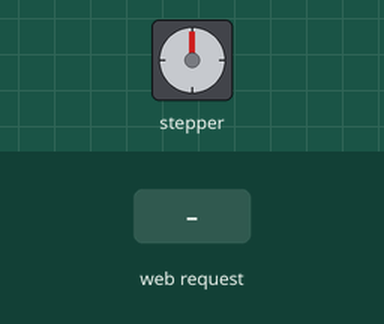
Simulated run of this sketch. Board: ESP8266 (NodeMCU). Parts: stepper motor. The test bench sets the inputs (shaded band). WiFi joins after 1.5 s; servers stay silent unless stated; storage starts empty; EEPROM starts erased; stepper angles assume 200 steps per turn; what the sketch prints to the serial monitor is not drawn.

Above: at 2.7 s.
2.8 s: HTTP request GET /?cmd=BUTTONUP received
At 3.58 s:
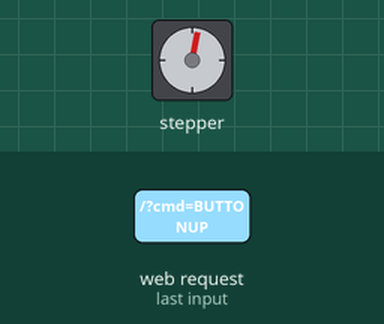
8.8 s: HTTP request GET /?cmd=BUTTONDOWN received
11.8 s: HTTP request GET /?cmd=BUTTONSTOP received
At 11.8 s:
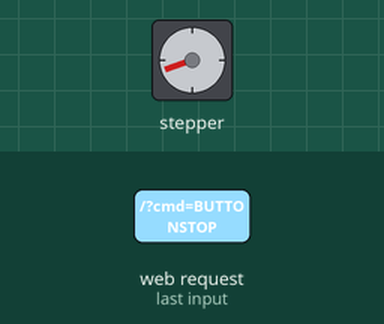
14.8 s: HTTP request GET /?cmd=BUTTONUP received
At 15.17 s:
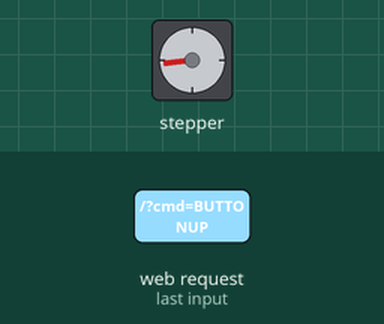
Timing chart, 0 to 18.8 s (numbered marks = the images above; inputs shaded):
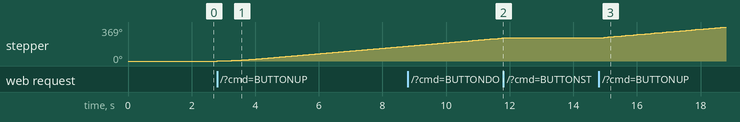

The sketch:

roller.ino
```cpp
#include <WiFiClient.h>
#include <ESP8266WebServer.h>
#include <AccelStepper.h>
#include <WiFiUdp.h>
#include <ESP_EEPROM.h>
#include <FS.h>
#include <ESP8266HTTPClient.h>


HTTPClient http;

unsigned int localPort = 2390;

#define dirPin D4
#define stepPin D3
#define ssid      "etsgroup"
#define password  "dunets7854"
#define PROCESSOFF 0
#define PROCESSPUMP 1
#define PROCESSDOZE 2
#define PROCESSCALIBRATE 3
#define BLINDUP 1
#define BLINDDOWN 2
#define BLINDUPCALIBRATE 3
#define BLINDDOWNCALIBRATE 4
#define BLINDSTOP 0

AccelStepper stepper(1, stepPin, dirPin);

int addr = 0;
unsigned long int StepToGo = 0;
byte MotorEnabled = 0;
// 1 - blindup ; 2 - blind down; 3 blind up calibrate; 4 blind down calibrate; 0 = stop

ESP8266WebServer server (80);

struct SettingsStruct {
  unsigned long int EEPROMActivated;
  byte CURRENTPROCESS;
  unsigned long int STEPCOUNT;
  int ACCELERATION;
  byte CURRENTPOSITION;
  byte INVERSE;
  int BUILD;
  byte ENDSTOP;
  int SPEED;
};

SettingsStruct Settings;

String getPage() {
  Serial.println("get index");
  String page;
  File f = SPIFFS.open("/index.html", "r");
  while (f.available()) {
    page += char(f.read());
  }
  f.close();
  page.replace("$STEPCOUNT", String(Settings.STEPCOUNT));
  page.replace("$CURRENTPROCESS", String(Settings.CURRENTPROCESS));
  page.replace("$ACCELERATION", String(Settings.ACCELERATION));
  page.replace("$CURRENTPOSITION", String(Settings.CURRENTPOSITION));
  page.replace("$INVERSE", String(Settings.INVERSE));
  page.replace("$ENDSTOP", String(Settings.ENDSTOP));
  page.replace("$SPEED", String(Settings.SPEED));
  return page;
}
void updateeeprom()
{
  EEPROM.put(0, Settings);
  EEPROM.commit();
  Serial.println("Saved to eeprom");
}
void handleRoot() {

  if ( server.hasArg("cmd") ) {

    if ( server.arg("cmd")=="BUTTONUP" && Settings.CURRENTPOSITION > 0 ) {
      Serial.println("Blinds Up");
      Settings.CURRENTPROCESS = BLINDUP;
      StepToGo = -Settings.CURRENTPOSITION;
      if (Settings.INVERSE)  {
        StepToGo = -StepToGo;
      };
      stepper.moveTo(StepToGo);
      server.send ( 200, "text/html","Blinds Up");
    }
    else if ( server.arg("cmd")=="BUTTONDOWN" && Settings.CURRENTPOSITION < Settings.STEPCOUNT ) {
      Serial.println("Blinds Down");
      Settings.CURRENTPROCESS = BLINDDOWN;
      StepToGo = Settings.STEPCOUNT - Settings.CURRENTPOSITION;
      if (Settings.INVERSE)  {
        StepToGo = -StepToGo;
      };
      stepper.moveTo(StepToGo);
      server.send ( 200, "text/html","Blinds Down");
    }
    else if ( server.arg("cmd")=="BUTTONSTOP" ) {
      Serial.println("Blinds Stop");
      Settings.CURRENTPROCESS = BLINDSTOP;
      updateeeprom();
            server.send ( 200, "text/html","ok");
    }

    else  if (server.hasArg("UPDATECONFIG") ) {
      Serial.println("AJAX update config from page");
      server.send ( 200, "text/html", "ok");
    }

  }
  else {
      server.send ( 200, "text/html", getPage() );
    }
}

void setup() {
  Serial.begin ( 115200 );
  SPIFFS.begin();
  EEPROM.begin(sizeof(Settings) + 1);
  EEPROM.get(0, Settings);
  if (Settings.EEPROMActivated != 73397) {

    Settings = {73397, 0, 500, 10, 20, 0, 10, 0, 20};
    Serial.println("New EEPROM init");
    updateeeprom();
  }
  else
  {
    Serial.println("Exist EEPROM init");
  }

  stepper.setMaxSpeed(Settings.SPEED);
  stepper.setAcceleration(Settings.ACCELERATION);
  //stepper.setSpeed(1500);

  WiFi.begin ( ssid, password );
  while ( WiFi.status() != WL_CONNECTED ) {
    delay ( 500 ); Serial.print ( "." );
  }
  Serial.println ( "" );
  Serial.print ( "Connected to " ); Serial.println ( ssid );
  Serial.print ( "IP address: " ); Serial.println ( WiFi.localIP() );
  server.on ( "/", handleRoot );
  server.begin();
  Serial.println ( "HTTP server started" );
}

void printSettings() {
   Serial.println("");
   Serial.print(" Settings.CURRENTPROCESS = ");
   Serial.println(Settings.CURRENTPROCESS);
   Serial.print(" Settings.CURRENTPOSITION = ");
   Serial.println(Settings.CURRENTPOSITION);
   Serial.print(" Settings.STEPCOUNT = ");
   Serial.println(Settings.STEPCOUNT);
   Serial.print(" Settings.ACCELERATION = ");
   Serial.println(Settings.ACCELERATION);
   Serial.print(" Settings.SPEED = ");
   Serial.println(Settings.SPEED);
}

void loop() {
  server.handleClient();

  switch (Settings.CURRENTPROCESS) {
    case BLINDUP:
      if (stepper.distanceToGo() > 0) {
        //stepper.setSpeed(1200);
        //WaterML = stepper.currentPosition() % Settings.STEPML;
        stepper.run();
        Settings.CURRENTPOSITION = stepper.distanceToGo();
        printSettings();
      }
      else {
        Serial.println("Process Blind UP end");
        Settings.CURRENTPROCESS = 0;
        Settings.CURRENTPOSITION = 0;
        updateeeprom();
        printSettings();
      }
      break;
    case BLINDDOWN:
      if (stepper.distanceToGo() > 0) {
        //stepper.setSpeed(1200);
        //WaterML = stepper.currentPosition() % Settings.STEPML;
        Settings.CURRENTPOSITION =  Settings.STEPCOUNT-stepper.distanceToGo();
        stepper.run();
         printSettings();

      }
      else {
        Serial.print("Process  Blind DOWN end");
        Settings.CURRENTPROCESS = 0;
        Settings.CURRENTPOSITION = Settings.STEPCOUNT;
        updateeeprom();
        printSettings();
      }
      break;
  } ;


  if (Settings.CURRENTPROCESS == BLINDDOWNCALIBRATE || Settings.CURRENTPROCESS == BLINDUPCALIBRATE)
  {
    stepper.setSpeed(Settings.CURRENTPROCESS == BLINDDOWNCALIBRATE ? Settings.SPEED : -Settings.SPEED);
    stepper.runSpeed();
  }
}
```

Measured:
- after the input at 2.8 s, stepper: keeps turning clockwise at about 27°/s, starting at once
- after the input at 11.8 s, stepper: stops changing and stays 250°
- after the input at 14.8 s, stepper: keeps turning clockwise at about 30°/s, starting at once
